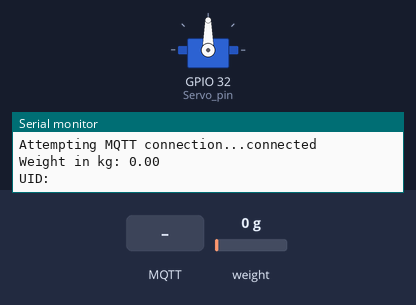
A program run on a simulated ESP32. Parts: servo, the last lines printed to the serial monitor. Inputs (shaded band) come from the test bench; at power-on: weight on the scale 0 g. WiFi joins after 1.5 s; servers stay silent unless stated; no MQTT or app messages arrive unless stated.

Above: at 5.7 s.
5.8 s: MQTT message "Plastic" arrives on the second subscribed topic
At 7.3 s:
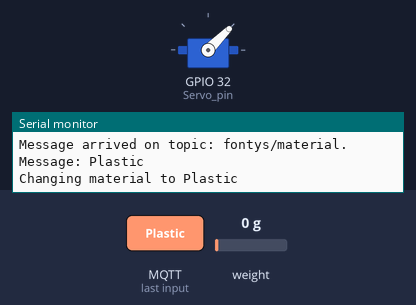
8.1 s: MQTT message "Paper" arrives on the second subscribed topic
At 9.1 s:
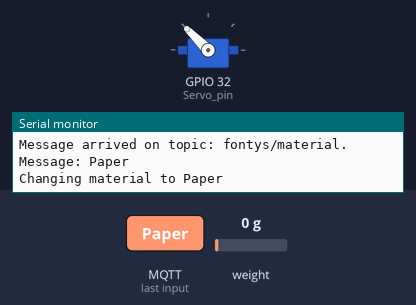
10.2 s: weight on the scale set to 3 g
Timing chart, 0 to 13.2 s (numbered marks = the images above; inputs shaded):
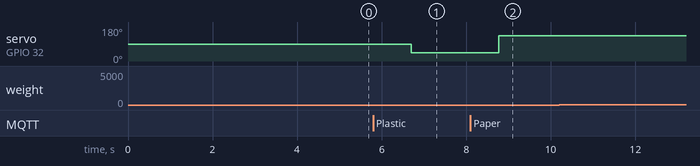

Measured:
- after the input at 5.8 s, servo on GPIO 32 (Servo_pin): 90° → 45° after 0.90 s
- after the input at 8.1 s, servo on GPIO 32 (Servo_pin): 45° → 135° after 0.67 s

The program:

main.cpp
```cpp
#include <Arduino.h>
#include <SPI.h>
#include <WiFi.h>
#include <PubSubClient.h>
#include <Servo.h>
#include <HX711.h>
#include <HX711_ADC.h>
#include <MFRC522.h>

// global variables
bool Weigh_again = true;

// initialize scale
HX711 scale;
const int CLOCKPIN = 14;
const int DATAPIN = 12;
HX711_ADC LoadCell(DATAPIN, CLOCKPIN);

// Replace the next variables with your SSID/Password combination
const char *ssid = "NETLAB-OIL010";
const char *password = "DesignChallenge";

// Add your MQTT Broker IP address, example:
const char *mqtt_server = "145.220.75.105";
int port = 1883;
WiFiClient espClient;
PubSubClient client(espClient);
long lastMsg = 0;
char msg[50];
String UID;

// scale variables
float weight = 0;
float total_weight = 0;


// string for serial monitor
String message;

// Servo
Servo servo;
int Servo_pin = 32;


//MFRC522
//Constants
#define SS_PIN 5
#define RST_PIN 0
//Variables
byte nuidPICC[4] = {0, 0, 0, 0};
MFRC522::MIFARE_Key key;
MFRC522 rfid = MFRC522(SS_PIN, RST_PIN);

void setup_wifi()
{
  delay(10);
  // We start by connecting to a WiFi network
  Serial.println();
  Serial.print("Connecting to ");
  Serial.println(ssid);

  WiFi.begin(ssid, password);

  while (WiFi.status() != WL_CONNECTED)
  {
    delay(500);
    Serial.print(".");
  }

  Serial.println("");
  Serial.println("WiFi connected");
  Serial.println("IP address: ");
  Serial.println(WiFi.localIP());
}

void mqtt_update() {
  char currentstring[11];
  float weight_kg = weight / 1000;
  dtostrf(weight_kg, 1, 2, currentstring);
  Serial.print("Weight in kg: ");
  Serial.println(currentstring);
  client.publish("fontys/weight", currentstring);
}

void mqtt_update_uid() {
  Serial.println(UID);
  char uid[11];
  UID.toCharArray(uid,11);
  Serial.print("UID: ");
  Serial.println(uid);
  client.publish("fontys/user", uid);
}

void calibrate()
{
  LoadCell.tare();
  Serial.println("Calibration start");
  LoadCell.refreshDataSet(); // refresh the dataset to be sure that the known mass is measured correct
  float newCalibrationValue = 459.36;
  scale.set_scale(newCalibrationValue);
  Serial.println("Calibration done");
}

void measurements()
{
  weight = scale.get_units(10);
  total_weight = total_weight + weight;
  Serial.print("Weight: ");
  Serial.print(weight);
  Serial.println(" grams");
  Serial.print("Total weight: ");
  Serial.print(total_weight);
  Serial.println(" grams");
  mqtt_update();
  Weigh_again = false;
}

void callback(char *topic, byte *message, unsigned int length)
{
  Serial.print("Message arrived on topic: ");
  Serial.print(topic);
  Serial.print(". Message: ");
  String messageTemp;

  for (int i = 0; i < length; i++)
  {
    Serial.print((char)message[i]);
    messageTemp += (char)message[i];
  }
  Serial.println();

  if (String(topic) == "fontys/status")
  {
    Serial.print("Changing status to ");
    if (messageTemp == "Done")
    {
      Serial.println("Done");
      scale.tare();
      mqtt_update_uid();
      servo.write(90);
      Weigh_again = true;
    }
    else if (messageTemp == "Busy")
    {
      Serial.println("Busy");
      Weigh_again = true;
    }
    else if (messageTemp == "Denied")
    {
      Serial.println("Denied");
      Serial.println("Card was declined");
    }
  }
  if (String(topic) == "fontys/material")
  {
    Serial.print("Changing material to ");
    if (messageTemp == "General Waste")
    {
      Serial.println("General Waste");
      servo.write(90);
    }
    else if (messageTemp == "Plastic")
    {
      Serial.println("Plastic");
      servo.write(45);
    }
    else if (messageTemp == "Paper")
    {
      Serial.println("Paper");
      servo.write(135);
    }
  }
}
void MQTT_reconnect()
{
  // Loop until we're reconnected
  while (!client.connected())
  {
    Serial.print("Attempting MQTT connection...");
    // Attempt to connect
    if (client.connect("ESP32Client", "proftaak", "04juLi2003!"))
    {
      Serial.println("connected");
      // Subscribe
      client.subscribe("fontys/status");
      client.subscribe("fontys/material");
      mqtt_update();
      mqtt_update_uid();
    }
    else
    {
      Serial.print("failed, rc=");
      Serial.print(client.state());
      Serial.println(" try again in 5 seconds");
      // Wait 5 seconds before retrying
      delay(5000);
    }
  }
}

void printHex(byte *buffer, byte bufferSize) {
 	for (byte i = 0; i < bufferSize; i++) {
 			Serial.print(buffer[i] < 0x10 ? ":0" : ":");
 			Serial.print(buffer[i], HEX);
      UID = UID + (buffer[i]);
 	}
  mqtt_update_uid();
  UID = "";

}

void readRFID(void ) { /* function readRFID */
 	////Read RFID card
 	for (byte i = 0; i < 6; i++) {
 			key.keyByte[i] = 0xFF;
 	}
 	// Look for new 1 cards
 	if ( ! rfid.PICC_IsNewCardPresent())
 			return;

 	// Verify if the NUID has been read
 	if ( 	!rfid.PICC_ReadCardSerial())
 			return;
 	// Store NUID into nuidPICC array
 	for (byte i = 0; i < 4; i++) {
 			nuidPICC[i] = rfid.uid.uidByte[i];
 	}
 	Serial.print(F("UID In hex: "));
 	printHex(rfid.uid.uidByte, rfid.uid.size);
 	Serial.println();
 	// Halt PICC
 	rfid.PICC_HaltA();
 	// Stop encryption on PCD
 	rfid.PCD_StopCrypto1();
}

void setup() {
  // put your setup code here, to run once:
  Serial.begin(9600);
 	Serial.println(F("Initialize System"));
 	//init rfid D8,D5,D6,D7
 	SPI.begin();
 	rfid.PCD_Init();
 	Serial.print(F("Reader :"));
 	rfid.PCD_DumpVersionToSerial();
  servo.attach(Servo_pin);
  scale.begin(DATAPIN, CLOCKPIN);
  scale.tare();
  LoadCell.begin();
  setup_wifi();
  calibrate();
  client.setServer(mqtt_server, port); // set mqtt server
  client.setCallback(callback);
}

void loop() {
  // put your main code here, to run repeatedly:
  if (!client.connected()){
    MQTT_reconnect();
  }
  client.loop();
  readRFID();
  weight = scale.get_units(10);
  if (weight > 1 && Weigh_again == true)
  {
    measurements(); // Function to measure weight once.
  }
}
```
